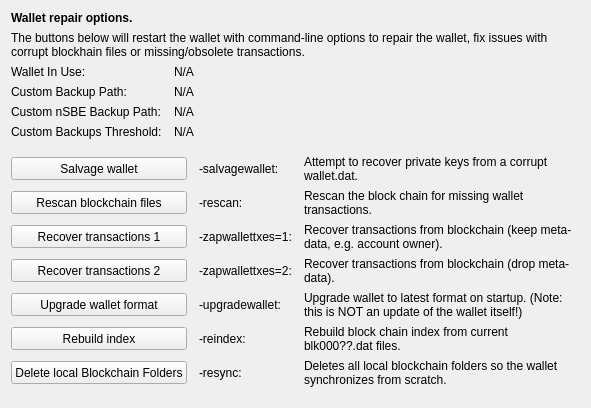
     <widget class="QWidget" name="tab_repair">
      <attribute name="title">
       <string>&amp;Wallet Repair</string>
      </attribute>
      <layout class="QGridLayout" name="gridLayout_4" columnstretch="0,0,0,0">
       <property name="horizontalSpacing">
        <number>12</number>
       </property>
       <item row="0" column="0" colspan="4">
        <widget class="QLabel" name="label_repair_header">
         <property name="font">
          <font>
           <weight>75</weight>
           <bold>true</bold>
          </font>
         </property>
         <property name="text">
          <string>Wallet repair options.</string>
         </property>
        </widget>
       </item>
       <item row="1" column="0" colspan="4">
        <widget class="QLabel" name="label_repair_helptext">
         <property name="font">
          <font>
           <weight>50</weight>
           <bold>false</bold>
          </font>
         </property>
         <property name="text">
          <string>The buttons below will restart the wallet with command-line options to repair the wallet, fix issues with corrupt blockhain files or missing/obsolete transactions.</string>
         </property>
         <property name="wordWrap">
          <bool>true</bool>
         </property>
        </widget>
       </item>
       <item row="2" column="0">
        <widget class="QLabel" name="wallet_path_label">
         <property name="text">
          <string>Wallet In Use:</string>
         </property>
        </widget>
       </item>
       <item row="2" column="1" colspan="3">
        <widget class="QLabel" name="wallet_path">
         <property name="cursor">
          <cursorShape>IBeamCursor</cursorShape>
         </property>
         <property name="text">
          <string>N/A</string>
         </property>
         <property name="textFormat">
          <enum>Qt::PlainText</enum>
         </property>
         <property name="textInteractionFlags">
          <set>Qt::LinksAccessibleByMouse|Qt::TextSelectableByKeyboard|Qt::TextSelectableByMouse</set>
         </property>
        </widget>
       </item>
       <item row="3" column="0">
        <widget class="QLabel" name="wallet_custombackuppath_label">
         <property name="text">
          <string>Custom Backup Path:</string>
         </property>
         <property name="visible">
          <bool>false</bool>
         </property>
        </widget>
       </item>
       <item row="3" column="1" colspan="3">
        <widget class="QLabel" name="wallet_custombackuppath">
         <property name="cursor">
          <cursorShape>IBeamCursor</cursorShape>
         </property>
         <property name="text">
          <string>N/A</string>
         </property>
         <property name="textFormat">
          <enum>Qt::PlainText</enum>
         </property>
         <property name="textInteractionFlags">
          <set>Qt::LinksAccessibleByMouse|Qt::TextSelectableByKeyboard|Qt::TextSelectableByMouse</set>
         </property>
         <property name="visible">
          <bool>false</bool>
         </property>
        </widget>
       </item>
       <item row="4" column="0">
        <widget class="QLabel" name="wallet_customnsbebackuppath_label">
         <property name="text">
          <string>Custom nSBE Backup Path:</string>
         </property>
         <property name="visible">
          <bool>false</bool>
         </property>
        </widget>
       </item>
       <item row="4" column="1" colspan="3">
        <widget class="QLabel" name="wallet_customnsbebackuppath">
         <property name="cursor">
          <cursorShape>IBeamCursor</cursorShape>
         </property>
         <property name="text">
          <string>N/A</string>
         </property>
         <property name="textFormat">
          <enum>Qt::PlainText</enum>
         </property>
         <property name="textInteractionFlags">
          <set>Qt::LinksAccessibleByMouse|Qt::TextSelectableByKeyboard|Qt::TextSelectableByMouse</set>
         </property>
         <property name="visible">
          <bool>false</bool>
         </property>
        </widget>
       </item>
       <item row="5" column="0">
        <widget class="QLabel" name="wallet_custombackupthreshold_label">
         <property name="text">
          <string>Custom Backups Threshold:</string>
         </property>
         <property name="visible">
          <bool>false</bool>
         </property>
        </widget>
       </item>
       <item row="5" column="1" colspan="3">
        <widget class="QLabel" name="wallet_custombackupthreshold">
         <property name="cursor">
          <cursorShape>IBeamCursor</cursorShape>
         </property>
         <property name="text">
          <string>N/A</string>
         </property>
         <property name="textFormat">
          <enum>Qt::PlainText</enum>
         </property>
         <property name="textInteractionFlags">
          <set>Qt::LinksAccessibleByMouse|Qt::TextSelectableByKeyboard|Qt::TextSelectableByMouse</set>
         </property>
         <property name="visible">
          <bool>false</bool>
         </property>
        </widget>
       </item>
       <item row="6" column="0">
        <spacer name="verticalSpacer_repair1">
         <property name="orientation">
          <enum>Qt::Vertical</enum>
         </property>
         <property name="sizeHint" stdset="0">
          <size>
           <width>10</width>
           <height>10</height>
          </size>
         </property>
        </spacer>
       </item>
       <item row="7" column="0" colspan="2">
        <widget class="QPushButton" name="btn_salvagewallet">
         <property name="minimumSize">
          <size>
           <width>100</width>
           <height>23</height>
          </size>
         </property>
         <property name="text">
          <string>Salvage wallet</string>
         </property>
        </widget>
       </item>
       <item row="7" column="2">
        <widget class="QLabel" name="label_repair_salvage_command">
         <property name="text">
          <string notr="true">-salvagewallet:</string>
         </property>
        </widget>
       </item>
       <item row="7" column="3">
        <widget class="QLabel" name="label_repair_salvage">
         <property name="text">
          <string>Attempt to recover private keys from a corrupt wallet.dat.</string>
         </property>
         <property name="wordWrap">
          <bool>true</bool>
         </property>
        </widget>
       </item>
       <item row="8" column="0" colspan="2">
        <widget class="QPushButton" name="btn_rescan">
         <property name="minimumSize">
          <size>
           <width>100</width>
           <height>23</height>
          </size>
         </property>
         <property name="text">
          <string>Rescan blockchain files</string>
         </property>
        </widget>
       </item>
       <item row="8" column="2">
        <widget class="QLabel" name="label_repair_rescan_command">
         <property name="text">
          <string notr="true">-rescan:</string>
         </property>
        </widget>
       </item>
       <item row="8" column="3">
        <widget class="QLabel" name="label_repair_rescan">
         <property name="text">
          <string>Rescan the block chain for missing wallet transactions.</string>
         </property>
         <property name="wordWrap">
          <bool>true</bool>
         </property>
        </widget>
       </item>
       <item row="9" column="0" colspan="2">
        <widget class="QPushButton" name="btn_zapwallettxes1">
         <property name="minimumSize">
          <size>
           <width>100</width>
           <height>23</height>
          </size>
         </property>
         <property name="text">
          <string>Recover transactions 1</string>
         </property>
        </widget>
       </item>
       <item row="9" column="2">
        <widget class="QLabel" name="label_repair_zap1_command">
         <property name="text">
          <string notr="true">-zapwallettxes=1:</string>
         </property>
        </widget>
       </item>
       <item row="9" column="3">
        <widget class="QLabel" name="label_repair_zap1">
         <property name="text">
          <string>Recover transactions from blockchain (keep meta-data, e.g. account owner).</string>
         </property>
         <property name="wordWrap">
          <bool>true</bool>
         </property>
        </widget>
       </item>
       <item row="10" column="0" colspan="2">
        <widget class="QPushButton" name="btn_zapwallettxes2">
         <property name="minimumSize">
          <size>
           <width>100</width>
           <height>23</height>
          </size>
         </property>
         <property name="text">
          <string>Recover transactions 2</string>
         </property>
        </widget>
       </item>
       <item row="10" column="2">
        <widget class="QLabel" name="label_repair_zap2_command">
         <property name="text">
          <string notr="true">-zapwallettxes=2:</string>
         </property>
        </widget>
       </item>
       <item row="10" column="3">
        <widget class="QLabel" name="label_repair_zap2">
         <property name="text">
          <string>Recover transactions from blockchain (drop meta-data).</string>
         </property>
         <property name="wordWrap">
          <bool>true</bool>
         </property>
        </widget>
       </item>
       <item row="11" column="0" colspan="2">
        <widget class="QPushButton" name="btn_upgradewallet">
         <property name="minimumSize">
          <size>
           <width>100</width>
           <height>23</height>
          </size>
         </property>
         <property name="text">
          <string>Upgrade wallet format</string>
         </property>
        </widget>
       </item>
       <item row="11" column="2">
        <widget class="QLabel" name="label_repair_upgrade_command">
         <property name="text">
          <string notr="true">-upgradewallet:</string>
         </property>
        </widget>
       </item>
       <item row="11" column="3">
        <widget class="QLabel" name="label_repair_upgrade">
         <property name="text">
          <string>Upgrade wallet to latest format on startup. (Note: this is NOT an update of the wallet itself!)</string>
         </property>
         <property name="wordWrap">
          <bool>true</bool>
         </property>
        </widget>
       </item>
       <item row="12" column="0" colspan="2">
        <widget class="QPushButton" name="btn_reindex">
         <property name="minimumSize">
          <size>
           <width>100</width>
           <height>23</height>
          </size>
         </property>
         <property name="text">
          <string>Rebuild index</string>
         </property>
        </widget>
       </item>
       <item row="12" column="2">
        <widget class="QLabel" name="label_repair_reindex_command">
         <property name="text">
          <string notr="true">-reindex:</string>
         </property>
        </widget>
       </item>
       <item row="12" column="3">
        <widget class="QLabel" name="label_repair_reindex">
         <property name="text">
          <string>Rebuild block chain index from current blk000??.dat files.</string>
         </property>
         <property name="wordWrap">
          <bool>true</bool>
         </property>
        </widget>
       </item>
       <item row="13" column="0" colspan="2">
        <widget class="QPushButton" name="btn_resync">
         <property name="minimumSize">
          <size>
           <width>100</width>
           <height>23</height>
          </size>
         </property>
         <property name="text">
          <string>Delete local Blockchain Folders</string>
         </property>
        </widget>
       </item>
       <item row="13" column="2">
        <widget class="QLabel" name="label_repair_resync_command">
         <property name="text">
          <string>-resync:</string>
         </property>
        </widget>
       </item>
       <item row="13" column="3">
        <widget class="QLabel" name="label_repair_resync">
         <property name="text">
          <string>Deletes all local blockchain folders so the wallet synchronizes from scratch.</string>
         </property>
         <property name="wordWrap">
          <bool>true</bool>
         </property>
        </widget>
       </item>
       <item row="14" column="0">
        <spacer name="verticalSpacer_repair2">
         <property name="orientation">
          <enum>Qt::Vertical</enum>
         </property>
         <property name="sizeHint" stdset="0">
          <size>
           <width>20</width>
           <height>10</height>
          </size>
         </property>
        </spacer>
       </item>
      </layout>
     </widget>
